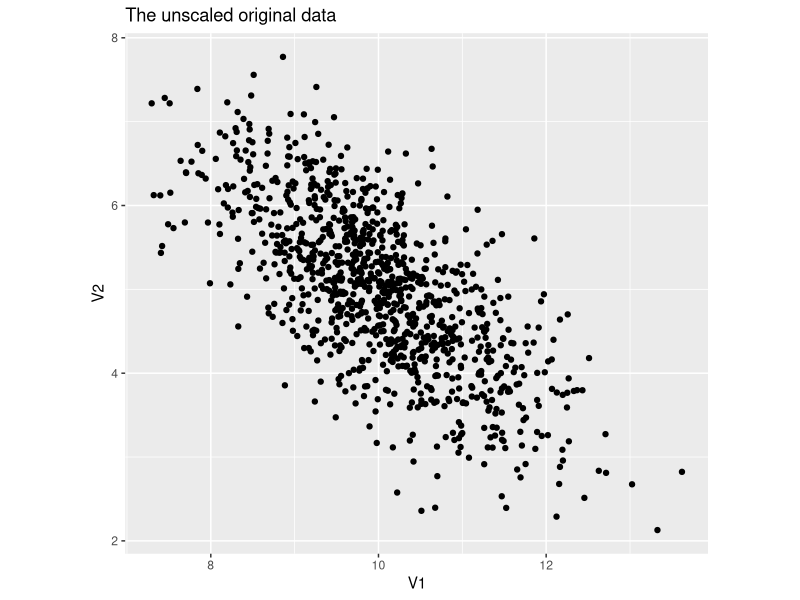

This chart was generated by the following R code:
library(MASS)
library(ggplot2)
set.seed(1000)
# define the mean and the standard deviation of random data
sigma <- rbind(c(1, -0.7), c(-0.7, 1))
mu <- c(10, 5)
# randomly generate some multivariate data
df <- as.data.frame(mvrnorm(n=1000, mu=mu, Sigma = sigma))
# plot our unscaled data
ggplot(df, aes(x= V1, y=V2)) + geom_point() + coord_fixed() + ggtitle("The unscaled original data")
# correlation coefficient of our data
cor(df)
# scale our data, center the data where we want it
data_scaled <- as.data.frame(scale(df))
# crimeDate = read.table("/home/lilo/rcode/uscrime/uscrime.txt", header= TRUE, stringsAsFactors = F) 
# head(crimeDate)
# # crime_model <- lm(Crime ~ ., data = crimeData)
